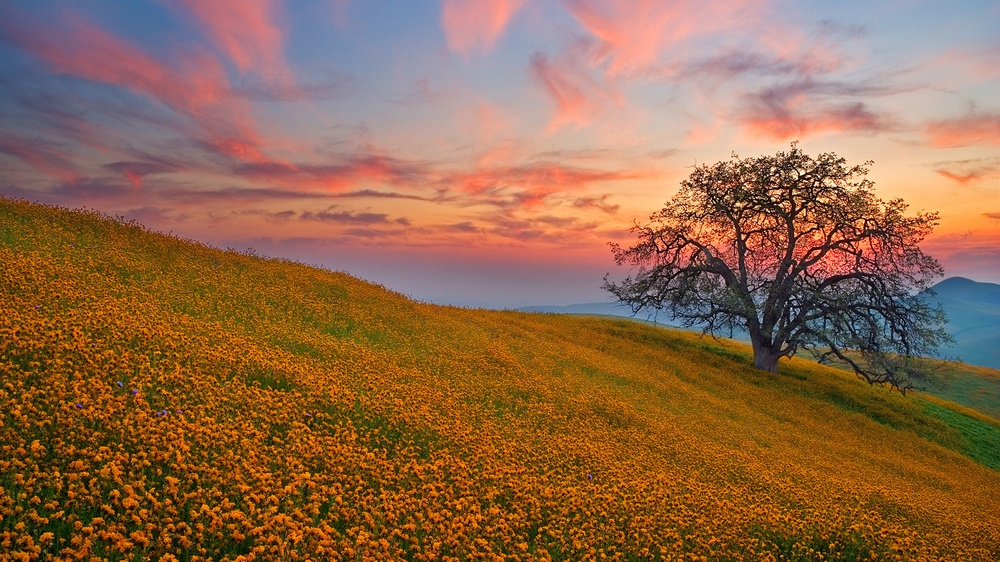
#> input picture classStudy/pillow/202552lc7.jpg, 1000 x 562 px, shrunk from 1920 x 1080 before the run
$ python ImageDemo.py
#> lines starting #> are read from the running program, lines starting #| are printed output that depends on the picture
from PIL import Image

im = Image.open("202552lc7.jpg")
#> im is the input picture: PIL image 1000x562 RGB; mean R, G, B 144.9, 104.1, 73.9
print(im.mode)  # RGB
#| RGB

new_im = Image.new("RGB", (128, 128), "#FF0000")
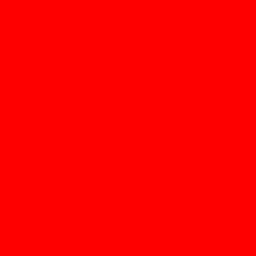
#> new_im: PIL image 128x128 RGB (shown 2 times larger); mean R, G, B 255, 0, 0
new_im.save("test01.jpg")
